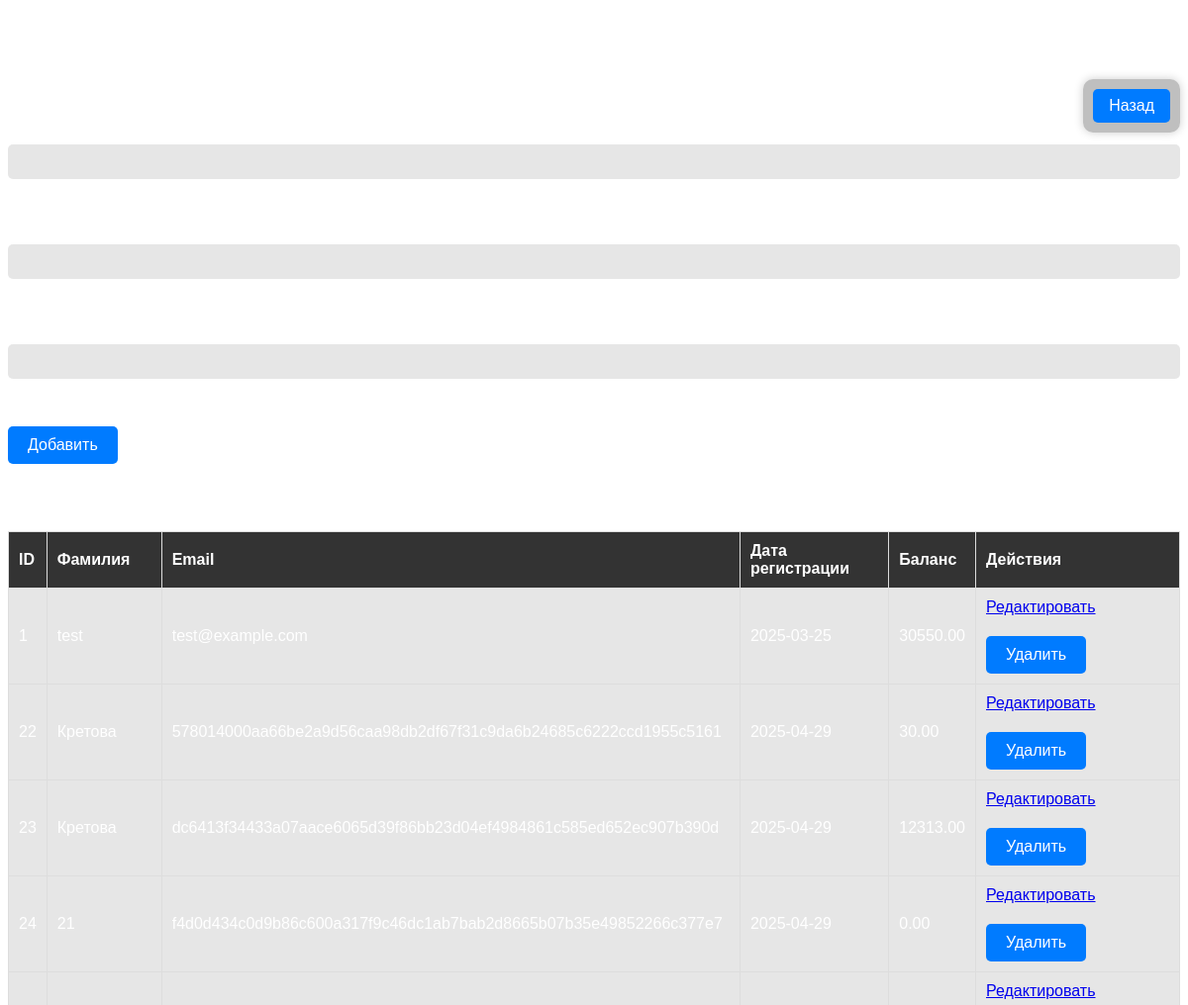
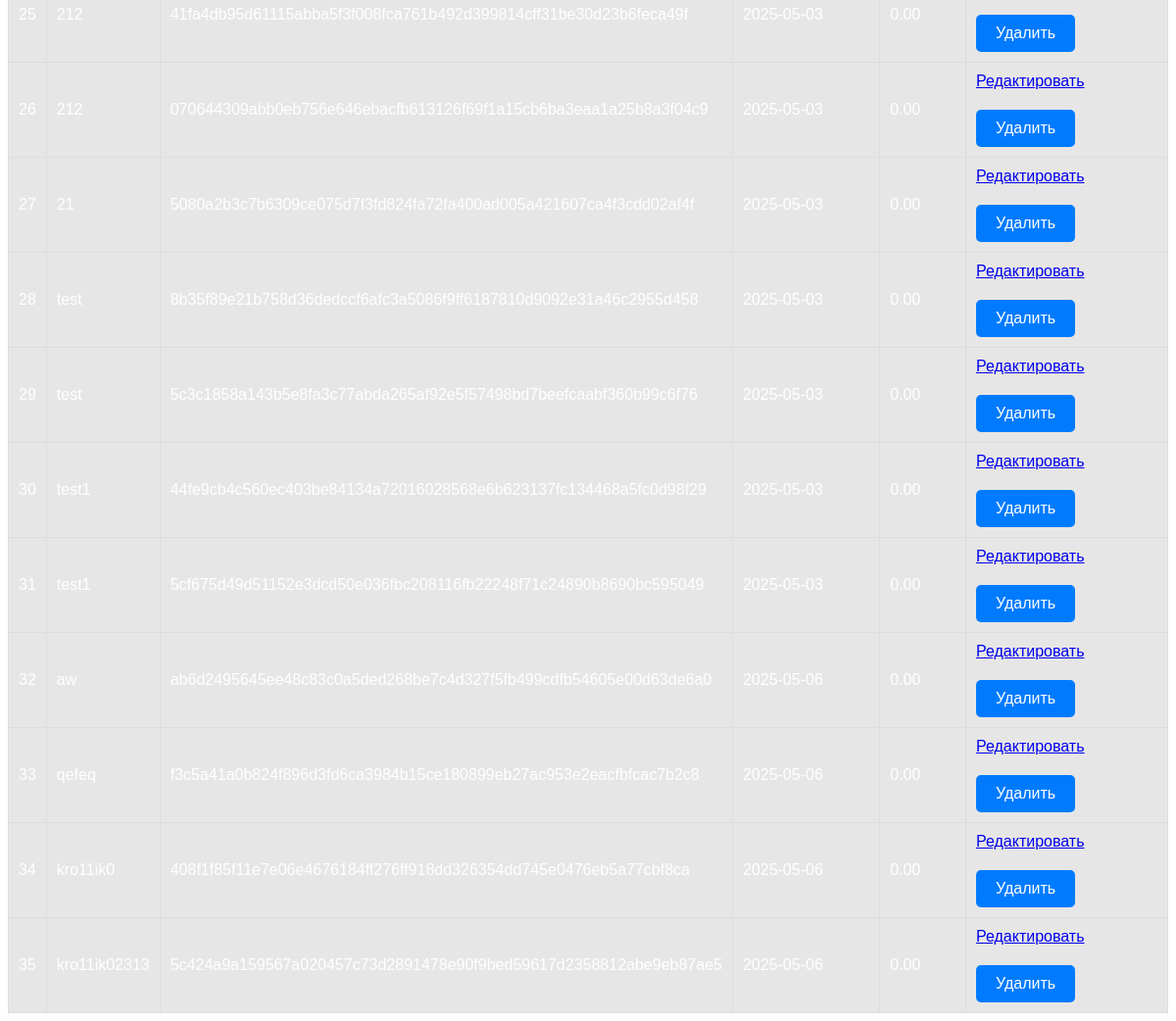
The page /users.php on the database its author committed (2 pictures, top to bottom).
### tables this page shows
CREATE TABLE `users` (
  `id` int(11) NOT NULL,
  `surname` varchar(128) NOT NULL,
  `email` varchar(128) NOT NULL,
  `data_reg` date DEFAULT curdate(),
  `balance` decimal(20,2) DEFAULT 0.00
);

### users.php (the view, shortened to what this page needs)
<?php
require_once 'db.php';
$stmt = $pdo->query("SELECT * FROM users");
$users = $stmt->fetchAll(PDO::FETCH_ASSOC);
?>
<!DOCTYPE html>
<html lang="ru">
<head>
    <link rel="stylesheet" href="style.css">
</head>
<body>
    <h1>Управление пользователями</h1>
<div class="back-button-container">
    <a href="profile_managers.php"><button class="back-button">Назад</button></a>
</div>
    <h2>Добавить пользователя</h2>
    <form method="POST">
        <label>Фамилия: <input type="text" name="surname" required></label><br>
        <label>Email: <input type="email" name="email" required></label><br>
        <label>Баланс: <input type="number" step="0.01" name="balance" required></label><br>
        <button type="submit">Добавить</button>
    </form>
    <h2>Список пользователей</h2>
    <table border="1">
        <tr>
            <th>ID</th>
            <th>Фамилия</th>
            <th>Email</th>
            <th>Дата регистрации</th>
            <th>Баланс</th>
            <th>Действия</th>
        </tr>
        <?php foreach ($users as $user): ?>
        <tr>
            <td><?= htmlspecialchars($user['id']) ?></td>
            <td><?= htmlspecialchars($user['surname']) ?></td>
            <td><?= htmlspecialchars($user['email']) ?></td>
            <td><?= htmlspecialchars($user['data_reg']) ?></td>
            <td><?= htmlspecialchars($user['balance']) ?></td>
            <td>
                <a href="?edit=<?= $user['id'] ?>">Редактировать</a>
                <form method="POST" style="display: inline-block;">
                    <button type="submit" onclick="return confirm('Вы уверены?')">Удалить</button>
                </form>
            </td>
        </tr>
        <?php endforeach; ?>
    </table>
</body>
</html>

### style.css (style rules this page uses)
body { font-family: Arial, sans-serif; background-image: url('1234.gif'); background-size: cover; background-attachment: fixed; color: #fff; }
.back-button-container { display: inline-block; padding: 10px; background-color: rgba(128, 128, 128, 0.5); border-radius: 10px; box-shadow: 0 0 10px rgba(0, 0, 0, 0.2); }
.back-button { background-color: #007bff; color: white; border: none; padding: 8px 16px; font-size: 16px; cursor: pointer; border-radius: 5px; transition: background-color 0.3s ease-in-out; }
table { width: 100%; margin-top: 20px; border-collapse: collapse; }
th, td { border: 1px solid #ddd; padding: 10px; text-align: left; background-color: rgba(128, 128, 128, 0.2); }
th { background-color: #333; color: #fff; }
form { margin-top: 20px; }
label { display: block; margin-bottom: 10px; }
input, textarea { padding: 10px; margin-bottom: 20px; border: none; border-radius: 5px; background-color: rgba(128, 128, 128, 0.2); color: #fff; width: 100%; box-sizing: border-box; }
button[type="submit"] { background-color: #007bff; color: white; border: none; padding: 10px 20px; font-size: 16px; cursor: pointer; border-radius: 5px; transition: background-color 0.3s ease-in-out; }
.back-button-container { display: inline-block; padding: 10px; background-color: rgba(128, 128, 128, 0.5); border-radius: 10px; box-shadow: 0 0 10px rgba(0, 0, 0, 0.2); float: right; }

### rows shown on the page
users: id "1", surname "test", email "test@example.com", data_reg "2025-03-25", balance "30550.00"
users: id "22", surname "Кретова", email "578014000aa66be2a9d56caa98db2df67f31c9da6b24685c6222ccd1955c5161", data_reg "2025-04-29", balance "30.00"
users: id "23", surname "Кретова", email "dc6413f34433a07aace6065d39f86bb23d04ef4984861c585ed652ec907b390d", data_reg "2025-04-29", balance "12313.00"
users: id "24", surname "21", email "f4d0d434c0d9b86c600a317f9c46dc1ab7bab2d8665b07b35e49852266c377e7", data_reg "2025-04-29", balance "0.00"
users: id "25", surname "212", email "41fa4db95d61115abba5f3f008fca761b492d399814cff31be30d23b6feca49f", data_reg "2025-05-03", balance "0.00"
users: id "26", surname "212", email "070644309abb0eb756e646ebacfb613126f69f1a15cb6ba3eaa1a25b8a3f04c9", data_reg "2025-05-03", balance "0.00"
users: id "27", surname "21", email "5080a2b3c7b6309ce075d7f3fd824fa72fa400ad005a421607ca4f3cdd02af4f", data_reg "2025-05-03", balance "0.00"
users: id "28", surname "test", email "8b35f89e21b758d36dedccf6afc3a5086f9ff6187810d9092e31a46c2955d458", data_reg "2025-05-03", balance "0.00"
users: id "29", surname "test", email "5c3c1858a143b5e8fa3c77abda265af92e5f57498bd7beefcaabf360b99c6f76", data_reg "2025-05-03", balance "0.00"
users: id "30", surname "test1", email "44fe9cb4c560ec403be84134a72016028568e6b623137fc134468a5fc0d98f29", data_reg "2025-05-03", balance "0.00"
users: id "31", surname "test1", email "5cf675d49d51152e3dcd50e036fbc208116fb22248f71c24890b8690bc595049", data_reg "2025-05-03", balance "0.00"
users: id "32", surname "aw", email "ab6d2495645ee48c83c0a5ded268be7c4d327f5fb499cdfb54605e00d63de6a0", data_reg "2025-05-06", balance "0.00"
users: id "33", surname "qefeq", email "f3c5a41a0b824f896d3fd6ca3984b15ce180899eb27ac953e2eacfbfcac7b2c8", data_reg "2025-05-06", balance "0.00"
users: id "34", surname "kro11ik0", email "408f1f85f11e7e06e4676184ff276ff918dd326354dd745e0476eb5a77cbf8ca", data_reg "2025-05-06", balance "0.00"
users: id "35", surname "kro11ik02313", email "5c424a9a159567a020457c73d2891478e90f9bed59617d2358812abe9eb87ae5", data_reg "2025-05-06", balance "0.00"
